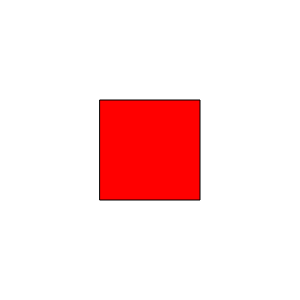
Frame 1 (no input)
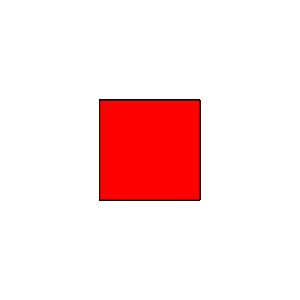
Frame 60 (no input)
Frame 120 (the mouse pressed at the canvas centre since frame 60): identical to frame 60, image omitted

The p5.js sketch that drew these frames (run headless with seeded random() and noise() and a simulated clock; from frame 60 on, the mouse is pressed at the canvas centre):

// p5.js sketch
// ── sketch.js
function setup() {
  // put setup code here
  createCanvas(300, 300);
}

function draw() {
  // put drawing code here
  fill('red'); 
  rect(100, 100, 100, 100);
}


function mouseReleased() {
  if ((mouseX > 100) && (mouseX < 200) && (mouseY > 100) && (mouseY < 200)) {
    console.log("beep");
  }
}
